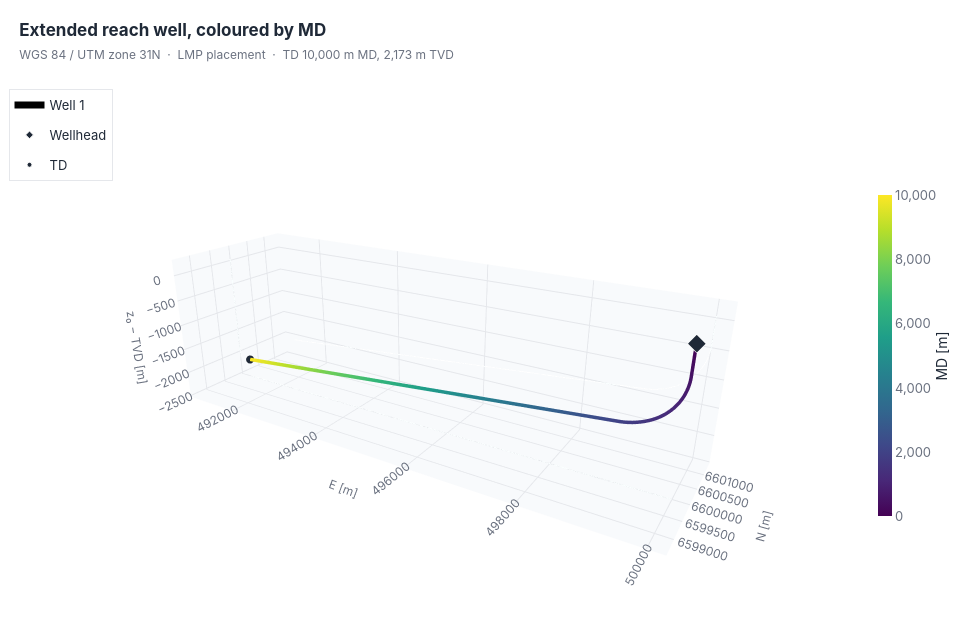

The cell this chart's notebook holds for it:
### Code cell
figure = by_method[Method.LMP].plot(
    color_by="md", title="Extended reach well, coloured by MD"
)
figure

### Figure 1 — Plotly figure (JSON) as saved in the notebook; plotly's stock layout.template omitted (floating-point values rounded to 4 significant figures; data arrays with more than 128 entries replaced by an {"elided": "..."} marker saying what was removed)
{"data": [{"customdata": {"elided": "401x5 float values"}, "hovertemplate": "MD %{customdata[0]:.2f} m<br>Inclination %{customdata[1]:.2f}°<br>Azimuth %{customdata[2]:.2f}° true<br>TVD %{customdata[3]:.2f} m<br>DLS %{customdata[4]:.2f}°/30 m<br>x %{x:.2f}, y %{y:.2f}, z %{z:.2f}", "legendrank": 0, "line": {"cmax": 10000, "cmin": 0, "color": {"elided": "401 float values"}, "colorbar": {"len": 0.6, "outlinewidth": 0, "thickness": 14, "tickfont": {"color": "#6b7280", "size": 13}, "tickformat": ",.0f", "title": {"font": {"size": 14}, "side": "right", "text": "MD [m]"}}, "colorscale": [[0, "#440154"], [0.1111, "#482878"], [0.2222, "#3e4989"], [0.3333, "#31688e"], [0.4444, "#26828e"], [0.5556, "#1f9e89"], [0.6667, "#35b779"], [0.7778, "#6ece58"], [0.8889, "#b5de2b"], [1, "#fde725"]], "showscale": true, "width": 7}, "mode": "lines", "name": "Well 1", "type": "scatter3d", "x": {"elided": "401 float values"}, "y": {"elided": "401 float values"}, "z": {"elided": "401 float values"}}, {"hoverinfo": "skip", "line": {"color": "rgba(100, 116, 139, 0.35)", "width": 2}, "mode": "lines", "showlegend": false, "type": "scatter3d", "x": {"elided": "401 float values"}, "y": {"elided": "401 float values"}, "z": {"elided": "401 float values"}}, {"hoverinfo": "skip", "line": {"color": "rgba(100, 116, 139, 0.35)", "width": 2}, "mode": "lines", "showlegend": false, "type": "scatter3d", "x": {"elided": "401 float values"}, "y": {"elided": "401 float values"}, "z": {"elided": "401 float values"}}, {"hoverinfo": "skip", "line": {"color": "rgba(100, 116, 139, 0.35)", "width": 2}, "mode": "lines", "showlegend": false, "type": "scatter3d", "x": {"elided": "401 float values"}, "y": {"elided": "401 float values"}, "z": {"elided": "401 float values"}}, {"hovertemplate": "Wellhead of Well 1<extra></extra>", "legendgroup": "Wellhead", "marker": {"color": "#1f2937", "line": {"color": "white", "width": 1}, "size": 6, "symbol": "diamond"}, "mode": "markers", "name": "Wellhead", "showlegend": true, "type": "scatter3d", "x": [500000], "y": [6600000], "z": [30]}, {"hovertemplate": "TD of Well 1<extra></extra>", "legendgroup": "TD", "marker": {"color": "#1f2937", "line": {"color": "white", "width": 1}, "size": 5, "symbol": "circle"}, "mode": "markers", "name": "TD", "showlegend": true, "type": "scatter3d", "x": [491100.0], "y": [6600000.0], "z": [-2143.0]}], "layout": {"font": {"color": "#1f2937", "family": "Inter, 'Segoe UI', 'Helvetica Neue', Arial, sans-serif", "size": 12}, "height": 640, "hoverlabel": {"bgcolor": "white", "bordercolor": "#e5e7eb", "font": {"color": "#1f2937", "family": "Inter, 'Segoe UI', 'Helvetica Neue', Arial, sans-serif", "size": 12}}, "legend": {"bgcolor": "rgba(255, 255, 255, 0.85)", "bordercolor": "#e5e7eb", "borderwidth": 1, "font": {"size": 13}, "x": 0.01, "y": 0.97}, "margin": {"b": 0, "l": 0, "r": 0, "t": 72}, "scene": {"aspectmode": "manual", "aspectratio": {"x": 1, "y": 0.3, "z": 0.3}, "camera": {"eye": {"x": 0.6334, "y": -1.013, "z": 0.4814}}, "xaxis": {"backgroundcolor": "#f8fafc", "gridcolor": "#e5e7eb", "nticks": 6, "range": [490800.0, 500300.0], "showbackground": true, "showspikes": false, "tickfont": {"color": "#6b7280", "size": 12}, "tickformat": ".0f", "title": {"font": {"color": "#6b7280", "size": 12}, "text": "E [m]"}, "zerolinecolor": "#e5e7eb"}, "yaxis": {"backgroundcolor": "#f8fafc", "gridcolor": "#e5e7eb", "nticks": 6, "range": [6599000.0, 6601000.0], "showbackground": true, "showspikes": false, "tickfont": {"color": "#6b7280", "size": 12}, "tickformat": ".0f", "title": {"font": {"color": "#6b7280", "size": 12}, "text": "N [m]"}, "zerolinecolor": "#e5e7eb"}, "zaxis": {"backgroundcolor": "#f8fafc", "gridcolor": "#e5e7eb", "nticks": 6, "range": [-2529.0, 307.1], "showbackground": true, "showspikes": false, "tickfont": {"color": "#6b7280", "size": 12}, "tickformat": ".0f", "title": {"font": {"color": "#6b7280", "size": 12}, "text": "z₀ − TVD [m]"}, "zerolinecolor": "#e5e7eb"}}, "title": {"font": {"size": 17, "weight": "bold"}, "subtitle": {"font": {"color": "#6b7280", "size": 12}, "text": "WGS 84 / UTM zone 31N  ·  LMP placement  ·  TD 10,000 m MD, 2,173 m TVD"}, "text": "Extended reach well, coloured by MD", "x": 0.02, "xanchor": "left"}, "width": 960}}
